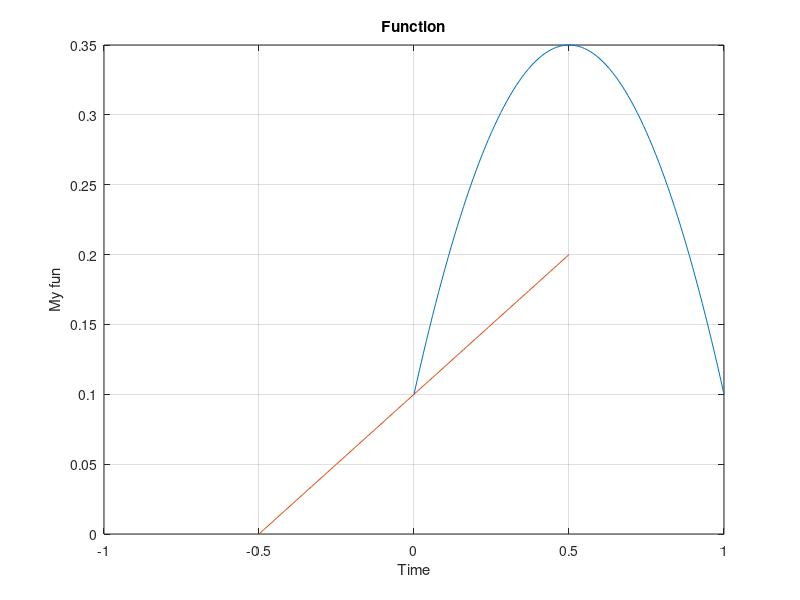

This chart was generated by the following MATLAB code:
x = [0:0.01:1];
y = x.*(1-x)+0.1;
x1 = [-0.5:0.01:0.5];
y1 = (x1+0.5)/5;
%plot(x,y,x1,y1);



plot(x,y);

hold on %   удержание
plot(x1,y1);

grid on
xlabel('Time')
ylabel('My fun')
title('Function')

hold off